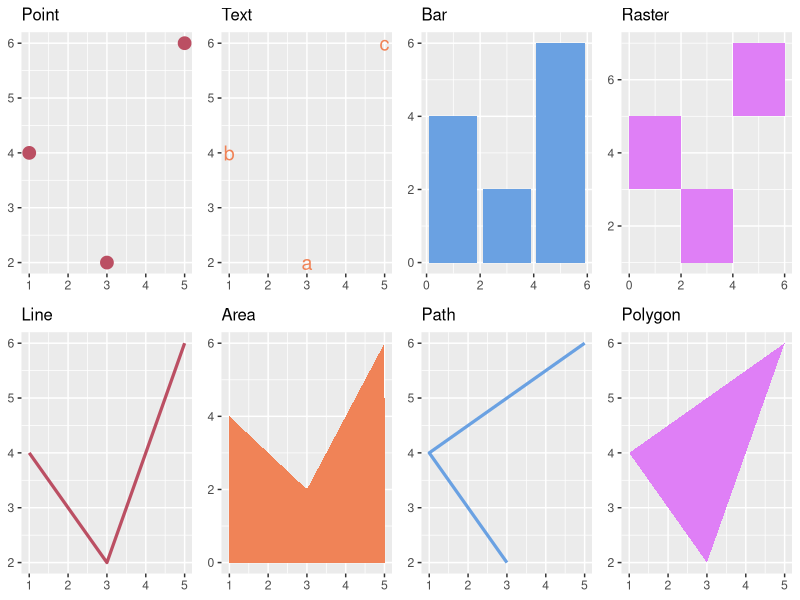

Write the R code that produced this figure.
library(ggplot2)
library(gridExtra)

df <- data.frame(
  x = c(3, 1, 5),
  y = c(2, 4, 6), 
  label = c("a", "b", "c")
)
p <- ggplot(df, aes(x, y, label = label)) + 
  labs(x = NULL, y = NULL) + 
  theme(plot.title = element_text(size = 12))

point <- p + geom_point(size = 4, color = "#BB4F63") + ggtitle("Point")
text <- p + geom_text(color = "#F08357", size = 5) + ggtitle("Text")
bar <- p + geom_bar(stat = "identity", fill = "#6AA1E2") + ggtitle("Bar")
tile <- p + geom_tile(fill = "#DF7FF6") + ggtitle("Raster")
line <- p + geom_line(size = 1.1, color = "#BB4F63") + ggtitle("Line")
area <- p + geom_area(fill = "#F08357") + ggtitle("Area")
path <- p + geom_path(size = 1.1, colour = "#6AA1E2") + ggtitle("Path")
polygon <- p + geom_polygon(fill = "#DF7FF6") + ggtitle("Polygon")

grid.arrange(point, text, bar, tile, line, area, path, polygon, ncol = 4)